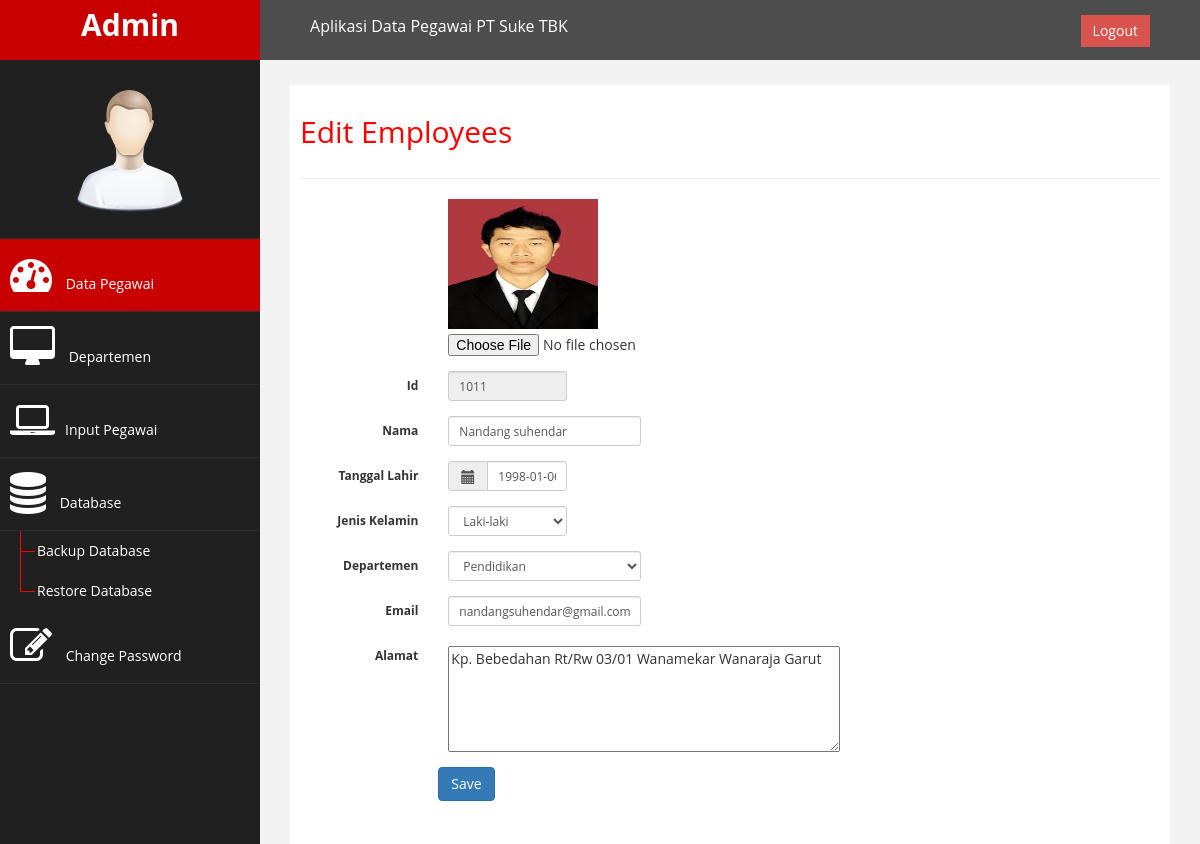
Screenshot of /menu/employee_edit.php?id=1011 with the database file from the repository.
### tables this page shows
CREATE TABLE IF NOT EXISTS `pegawai` (
  `id` int(20) NOT NULL,
  `name` varchar(50) NOT NULL,
  `dateofbirth` date NOT NULL,
  `gender` varchar(10) NOT NULL,
  `departemen` varchar(50) NOT NULL,
  `email` varchar(40) NOT NULL,
  `addres` varchar(100) NOT NULL,
  `photo` varchar(50) DEFAULT NULL,
  PRIMARY KEY (`id`)
);

### menu/employee_edit.php (the view, shortened to what this page needs)
<?php require_once('../Connections/koneksi.php'); ?>
<?php
if (!function_exists("GetSQLValueString")) {
function GetSQLValueString($theValue, $theType, $theDefinedValue = "", $theNotDefinedValue = "")
{
  $theValue = function_exists("mysql_real_escape_string") ? mysql_real_escape_string($theValue) : mysql_escape_string($theValue);
  switch ($theType) {
    case "long":
    case "int":
      $theValue = ($theValue != "") ? intval($theValue) : "NULL";
      break;
  }
  return $theValue;
}
}
$editFormAction = $_SERVER['PHP_SELF'];
if (isset($_SERVER['QUERY_STRING'])) {
  $editFormAction .= "?" . htmlentities($_SERVER['QUERY_STRING']);
}
$colname_pegawai = "-1";
if (isset($_GET['id'])) {
  $colname_pegawai = $_GET['id'];
}
$query_pegawai = sprintf("SELECT * FROM pegawai WHERE id = %s", GetSQLValueString($colname_pegawai, "int"));
$pegawai = mysql_query($query_pegawai, $koneksi) or die(mysql_error());
$row_pegawai = mysql_fetch_assoc($pegawai);
?>
<!DOCTYPE html PUBLIC "-//W3C//DTD XHTML 1.0 Transitional//EN" "http://www.w3.org/TR/xhtml1/DTD/xhtml1-transitional.dtd">
<html xmlns="http://www.w3.org/1999/xhtml">
<head>
    <link rel="stylesheet" href="../Bootstrap/jQuery Datetimepicker/css/bootstrap-datetimepicker.min.css" >
    <link href="../Bootstrap/css/bootstrap.css" rel="stylesheet" />
    <link href="../Bootstrap/css/font-awesome.css" rel="stylesheet" />
    <link href="../Bootstrap/js/morris/morris-0.4.3.min.css" rel="stylesheet" />
    <link href="../Bootstrap/css/custom.css" rel="stylesheet" />
</head>
<body>
<div id="wrapper">
<nav class="navbar navbar-default navbar-cls-top " role="navigation" style="margin-bottom: 0">
            <div class="navbar-header">
                <a class="navbar-brand">Admin</a>
            </div>
            <div style="color: white;
            padding: 15px 50px 5px 50px;
float: left;
font-size: 16px;">Aplikasi Data Pegawai PT Suke TBK&nbsp;
            </div>
  <div style="color: white;
padding: 15px 50px 5px 50px;
float: right;
font-size: 16px;"><a href="../index.php" class="btn btn-danger square-btn-adjust">Logout</a> </div>
</nav>
                <nav class="navbar-default navbar-side" role="navigation">
            <div class="sidebar-collapse">
                <ul class="nav" id="main-menu">
				<li class="text-center">
                    <img src="../Bootstrap/img/find_user.png" class="user-image img-responsive"/>
</li>
                    <li>
                        <a class="active-menu"  href="../dashboard.php"><i class="fa fa-dashboard fa-3x"></i> Data Pegawai</a>
                    </li>
                     <li>
                        <a  href="department.php"><i class="fa fa-desktop fa-3x"></i> Departemen</a>
                    </li>
                    <li>
                      <a  href="add_employee.php"><i class="fa fa-laptop fa-3x"></i>Input Pegawai</a>
                    </li>
						   <li  >
                        <a><i class="fa fa-database fa-3x"></i> Database</a>
               	</li>
                    <ul class="nav nav-second-level">
                      <li>
                                <a href="backup_database.php">Backup Database</a>
                      </li>
                      <li>
                                <a href="restore_database.php">Restore Database</a>
                      </li>
</ul>
<li  >
                        <a  href="change_password.php"><i class="fa fa-edit fa-3x"></i> Change Password</a>
                    </li>
            </div>
        </nav>
<div id="page-wrapper" >
          <div id="page-inner">
            <div class="row">
              <div class="col-md-12">
                <h2>Edit Employees</h2>
              </div>
            </div>
            <hr />
            <form action="<?php echo $editFormAction; ?>" class="form-horizontal" method="post" name="form1" id="form1" enctype="multipart/form-data">
            <div class="form-group form-group-sm">
              <label class="col-sm-2 control-label" ></label>
              <div class="col-sm-10">
                <label for="photo"><img src="../image/<?php echo htmlentities($row_pegawai['photo'], ENT_COMPAT, ''); ?>" style="width:150px; height:130px; " ></label>
              <input type="file" name="photo" id="photo" value="<?php echo htmlentities($row_pegawai['photo'], ENT_COMPAT, 'utf-8'); ?>"></div></div>
            <div class="form-group form-group-sm">
              <label class="col-sm-2 control-label" >Id</label>
              <div class="col-sm-2">
              <input type="text" name="id" class="form-control" id="id" readonly="readonly" placeholder="id" value="<?php echo $row_pegawai['id']; ?>" required="required"></div></div>
            <div class="form-group form-group-sm">
              <label class="col-sm-2 control-label" >Nama</label>
              <div class="col-sm-3">
              <input type="text" name="name" class="form-control" id="name" placeholder="name" value="<?php echo $row_pegawai['name']; ?>" required="required"></div></div>
            <div class="form-group form-group-sm">
              <label for="kode" class="col-sm-2 control-label">Tanggal Lahir</label>
              <div class="col-sm-2">
                <div class='input-group date' id='datepicker'>
                  <span class="input-group-addon">
                    <span class="glyphicon glyphicon-calendar"></span>
                  </span>
                  <input name="dateofbirth" type="text" class="form-control" id="dateofbirth" placeholder="yyyy-mm-dd" value="<?php echo $row_pegawai['dateofbirth']; ?>">
                </div>
              </div></div>
            <div class="form-group form-group-sm">
              <label for="kode" class="col-sm-2 control-label">Jenis Kelamin</label>
              <div class="col-sm-2">
                <select type="text" name="gender" class="form-control">
                  <option value="Laki-laki">Laki-laki</option>
                </select>
              </div>
              </div>
            <div class="form-group form-group-sm">
              <label for="kode" class="col-sm-2 control-label">Departemen</label>
              <div class="col-sm-3">
                <select type="text" name="departemen" class="form-control">
                  <?php
	@$sql 	= "SELECT * FROM departemen ORDER BY kode";
	@$query	= mysql_query($sql) or die ("Query salah : ".mysql_error());
	while($data = mysql_fetch_array(@$query)) {
		if($data['kode']==@$kategori) { @$cek=" selected"; } else { @$cek=""; }
	  	echo "<option value='$data[departemen]' $cek>$data[departemen]</option>";
	} ?>
                </select>
              </div>
              </div>
            <div class="form-group form-group-sm">
              <label class="col-sm-2 control-label" >Email</label>
              <div class="col-sm-3">
               <input type="text" name="email" class="form-control" id="email" placeholder="email" value="<?php echo $row_pegawai['email']; ?>" required="required"></div></div>
            <div class="form-group form-group-sm">
              <label for="addres" class="col-sm-2 control-label">Alamat</label>
              <div class="col-sm-4">
                <td><label for="textarea"></label>
                  <textarea name="addres" id="addres" cols="45" rows="5"><?php echo $row_pegawai['addres']; ?></textarea></td>
              </div>
              </div>
            <div class="form-group form-group-sm">
            <div class="form-group form-group-sm">
            <label class="col-sm-2 control-label" ></label>
            <div class="col-sm-10">
            <td><input onclick="return confirm('Are you sure of the data entered?')" name="submit" type="submit" class="btn btn-primary" value="Save" /></td>
          </div>
</div>
</div>
        </div>
</body>
</html>

### rows the page displays
pegawai: photo (picture), id "1011", name "Nandang suhendar", dateofbirth "1998-01-06", email "nandangsuhendar@gmail.com", addres "Kp. Bebedahan Rt/Rw 03/01 Wanamekar Wanaraja Garut"

### other values shown
form field departemen "Pendidikan"
